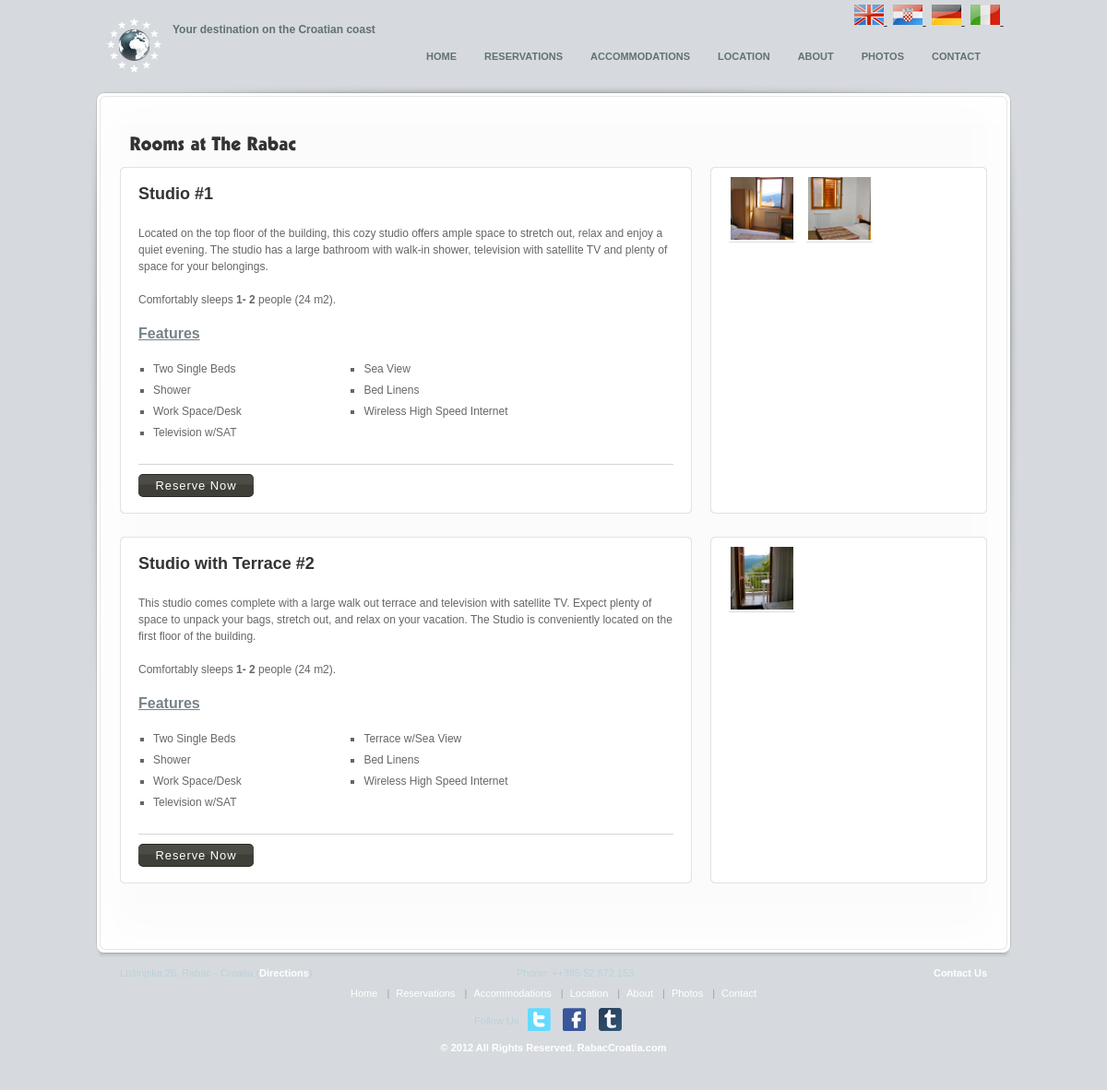
Page /LiculApartments/rooms.php on the earlier database version.
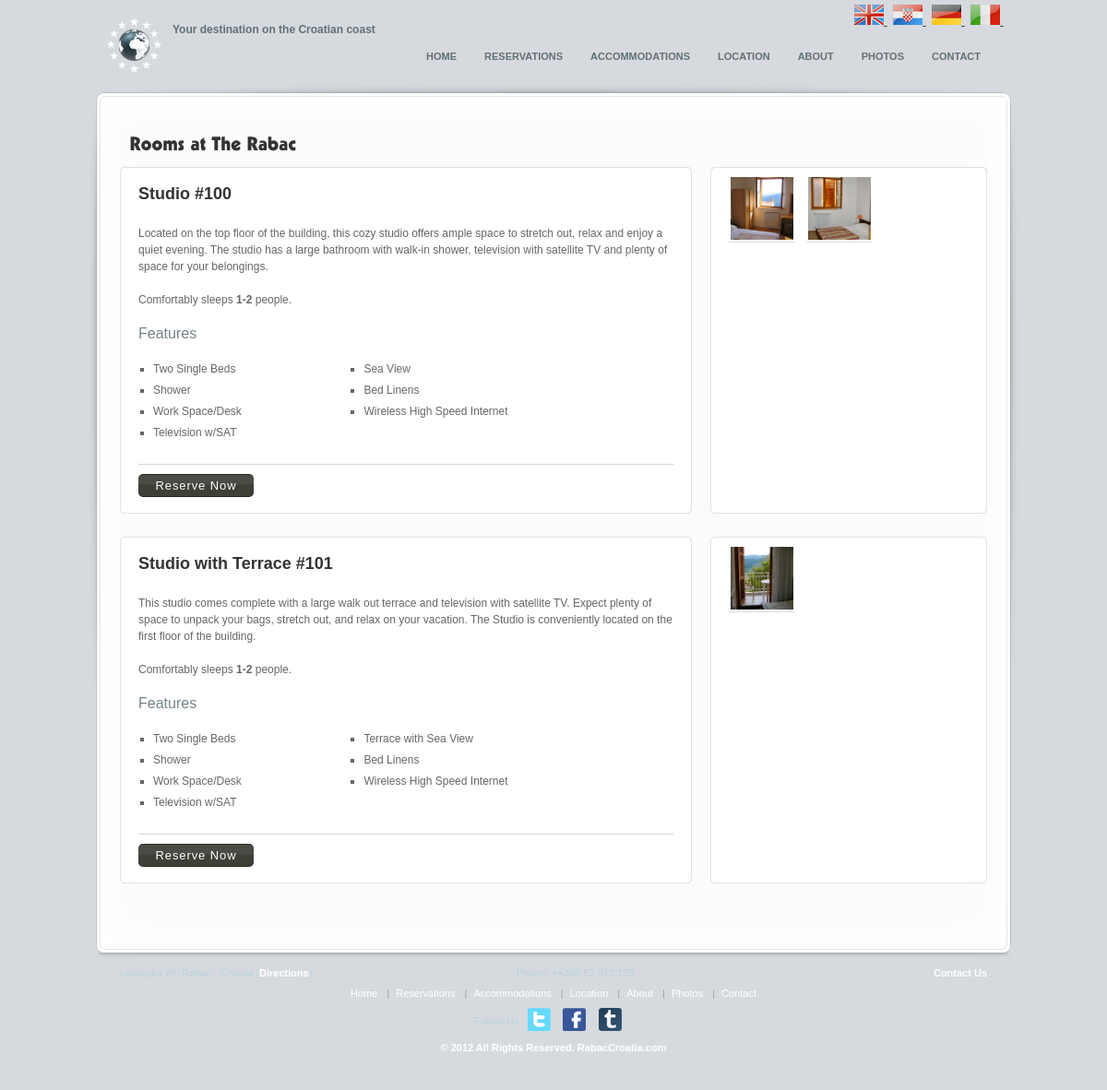
Same page on the later database version.
### tables this page shows
CREATE TABLE `bsi_rooms` (
  `id` int(10) NOT NULL AUTO_INCREMENT,
  `room_number` varchar(255) NOT NULL,
  `room_name` text NOT NULL,
  `room_desc_en` text,
  `room_desc_hr` text,
  `room_desc_de` text,
  `room_desc_it` text,
  `extra_bed` tinyint(1) NOT NULL DEFAULT '0',
  `capacity` tinyint(2) NOT NULL,
  `is_apartment` tinyint(1) NOT NULL,
  PRIMARY KEY (`id`)
);

CREATE TABLE `bsi_language` (
  `id` int(11) NOT NULL AUTO_INCREMENT,
  `language_name` varchar(255) NOT NULL,
  `language_code` varchar(4) NOT NULL,
  `language_file_name` varchar(255) NOT NULL,
  `is_active` tinyint(1) NOT NULL,
  `is_default` tinyint(1) NOT NULL,
  `display_order` int(11) NOT NULL,
  PRIMARY KEY (`id`),
  UNIQUE KEY `UNQ_lang_cd` (`language_code`)
);

CREATE TABLE `bsi_site_contents` (
  `id` int(10) unsigned NOT NULL AUTO_INCREMENT,
  `title_en` varchar(200) DEFAULT '',
  `title_hr` varchar(255) DEFAULT NULL,
  `title_de` varchar(255) DEFAULT NULL,
  `title_it` varchar(255) DEFAULT NULL,
  `status` enum('Y','N') NOT NULL DEFAULT 'Y',
  `file` text,
  `url` varchar(100) DEFAULT '',
  `parent_id` int(10) NOT NULL DEFAULT '0',
  `ord` int(11) NOT NULL DEFAULT '0',
  `contents_en` mediumtext,
  `contents_hr` mediumtext,
  `contents_de` mediumtext,
  `contents_it` mediumtext,
  `page_title` varchar(255) DEFAULT NULL,
  `page_keywords` text,
  `page_desc` text,
  `header_type` enum('1','0') DEFAULT NULL,
  `footer_type` enum('1','0') DEFAULT NULL,
  `template_type` tinyint(2) NOT NULL DEFAULT '0',
  PRIMARY KEY (`id`),
  UNIQUE KEY `cont_title` (`title_en`,`parent_id`)
);

CREATE TABLE `bsi_gallery_images` (
  `id` int(11) NOT NULL AUTO_INCREMENT,
  `image_name` varchar(128) NOT NULL,
  `thumb_image_name` varchar(128) DEFAULT NULL,
  `desc_en` varchar(1024) DEFAULT NULL,
  `desc_hr` varchar(1024) DEFAULT NULL,
  `desc_de` varchar(1024) DEFAULT NULL,
  `desc_it` varchar(1024) DEFAULT NULL,
  `link` varchar(1024) NOT NULL DEFAULT '#',
  `display_order` tinyint(4) NOT NULL DEFAULT '0',
  PRIMARY KEY (`id`),
  UNIQUE KEY `UNQ_image_name` (`image_name`),
  UNIQUE KEY `UNQ_thumb_image_name` (`thumb_image_name`)
);

### LiculApartments/rooms.php (the view, shortened to what the changed rows need)
<?php
include_once ("includes/SystemConfiguration.class.php");
include("includes/language.php");
global $systemConfiguration;
?>
<!DOCTYPE html PUBLIC "-//W3C//DTD XHTML 1.0 Strict//EN" "http://www.w3.org/TR/xhtml1/DTD/xhtml1-strict.dtd">
<html xmlns="http://www.w3.org/1999/xhtml">
<head>
    <link rel="stylesheet" href="css/reset.css" type="text/css" />
    <link rel="stylesheet" href="css/jquery.fancybox.css" type="text/css" />
    <link rel="stylesheet" href="css/nivo-slider.css" type="text/css" />
    <link rel="stylesheet" href="css/screen.css" type="text/css" />
    <link rel="stylesheet" href="css/date.css" type="text/css" />
    <link rel="stylesheet" href="css/datePicker.css" type="text/css" />
</head>
<body class="light">
    <div class="back">
        <div class="base">
			<?php include("header.php"); ?>
			<div class="page">
                <div class="page_inside clear">
                    <h1><strong><?= ROOMS_TITLE ?></strong></h1>
                    <br />
                    <?php
                    $rooms = Room::fetchFromDbRooms();
                    foreach ($rooms as $room)
                    {
                    ?>
	                     <div class="boxes lines_x0x0x">
	                        <div class="container clear">
	                            <div class="inner">
	                                <div class="box box_3-2 white">
	                                    <h2><a href="#"><strong><?= $room->roomName . " #" . $room->roomNumber ?></strong></a></h2>
	                                    <br />
	                                    <?= $room->getDescription($language_selected) ?>
	                                    <div class="rule">
	                                    </div>
	                                    <div id="book" style="margin-left: -100px;">
	                                        <form action="<?= $systemConfiguration->getSiteAddress() . "page.php?id=2" ?>" method="post">
	                                            <div class="confirm clear" style="width: 125px;">
	                                                <input style="font-weight: 400; text-align: center; text-indent: 0; -moz-box-shadow: 0px 1px 0 #292925, 0px -1px 0 #292925;
	                                                    background-color: #3f3f38; border-bottom: 1px solid #4d4d44; border-top: 1px solid #4d4d44;
	                                                    cursor: pointer; vertical-align: middle; font: 99% arial,helvetica,clean,sans-serif;
	                                                    float: left; margin-top: 0px !important; font-size: 13px; display: block; color: white !important;
	                                                    text-decoration: none !important; position: relative; -webkit-transition: opacity .2s;
	                                                    -moz-transition: opacity .2s; -o-transition: opacity .2s; -webkit-border-radius: 5px;
	                                                    -moz-border-radius: 5px; padding: 4px 0 4px; letter-spacing: 0.9px; background-image: url(images/btn_overlay.png);
	                                                    background-position: 0 50%; background-repeat: repeat-x; width: 100%; border: 0;
	                                                    -webkit-box-shadow: 0px 1px 0 #292925, 0px -1px 0 #292925;" name="submit" type="submit"
	                                                    value="<?= ROOMS_RESERVE_NOW_BUTTON ?>" />
	                                            </div>
	                                        </form>
	                                    </div>
	                                </div>
	                                <div class="box box_3-1 white">
	                                    <div class="gallery">
									        <div class="gallery_inner clear">
									        <?php
									        $roomImages = $room->getImages();
									        for ($i = 0; $i < 9 && $i < sizeof($roomImages); $i++)
									        {
									        	$roomImage = $roomImages[$i];
								        	?>
								        		<a href="./images/<?= $roomImage->galleryImage->imageFileName ?>" rel="<?= $room->id ?>" title="<?= htmlentities($roomImage->galleryImage->description->getText($language_selected)) ?>"><img alt="<?= htmlentities($roomImage->galleryImage->description->getText($language_selected)) ?>" src="./images/<?= $roomImage->galleryImage->thumbImageFileName ?>" /></a>
								        	<?php
									        }
									        ?>
									        </div>
								        </div>
	                                </div>
	                            </div>
	                        </div>
	                    </div>
	                    <div class="divider">
	                    </div>
                    <?php
                    }
                    ?>
                </div>
            </div>
            <?php include("footer.php"); ?>
		</div>
	</div>
</body>
</html>

### LiculApartments/header.php (shortened to what the changed rows need)
<?php
function outputMenuItemRecurse($parentId, $pad, $language_selected)
{
	$pages = PageContents::fetchFromDbActiveForParent($parentId);
	if (sizeof($pages) > 0)
	{
		echo $pad . "<ul>\n";
		foreach ($pages as $page)
		{
			echo $pad . '    <li><a href="' . $page->getUrl() . '">' . $page->title->getText($language_selected) . '</a>' . "\n";
			outputMenuItemRecurse($page->id, $pad . "	", $language_selected);
			echo $pad . "</li>\n";
		}
		echo $pad . "</ul>\n";
	}
}
?>
			<div id="header">
                <div style="float: right; padding-right: 5px; padding-top: 5px;">
				<?php
					$langauges = Language::fetchAllFromDbActive();
					foreach ($langauges as $language)
					{
				?>
						<a href="index.php?lang=<?= $language->languageCode ?>"
						   title="<?=$language->languageName?>">
						   <img src="images/<?=$language->languageCode?>.png"
						   		title="<?=$language->languageName?>" alt="<?=$language->languageName?>" />
						</a>&nbsp;
				<?php
					}
				?>
				</div>
				<div id="main_menu">
					<?php
						outputMenuItemRecurse(0, "                ", $language_selected)
					?>
				</div>
            </div>

### LiculApartments/footer.php (shortened to what the changed rows need)
<?php
global $language_selected;
?>
			<div id="footer" class="clear">
                <div class="links" style="padding-top: 10px;">
                    <table width="100%">
                        <tr>
                            <td style="text-align: center;">
                            <?php
	                            $pages = PageContents::fetchFromDbActiveForParent(0);
								$separator="";
								foreach ($pages as $page)
								{
									echo $separator;
									echo '<a href="' . $page->getUrl() . '">' . $page->title->getText($language_selected) . '</a>' . "\n";
									$separator = '<span class="sep">|</span>';
								}
                            ?>
                            </td>
                        </tr>
                    </table>
                </div>
            </div>

Differences in the rows shown:
computed for bsi_language "HOME": language_code "…your belongings. Comfortably sleeps 1- 2 people (24 m2). Features Two Single Beds…" → "…your belongings. Comfortably sleeps 1-2 people. Features Two Single Beds…"; language_code "…the building. Comfortably sleeps 1- 2 people (24 m2). Features Two Single Beds Shower Work Space/Desk Television w/SAT Terrace w/Sea View Bed Linens Wireless…" → "…the building. Comfortably sleeps 1-2 people. Features Two Single Beds Shower Work Space/Desk Television w/SAT Terrace with Sea View Bed Linens Wireless…"
changed bsi_rooms "Studio": room_number "1" → "100"
changed bsi_rooms "Studio with Terrace": room_number "2" → "101"
